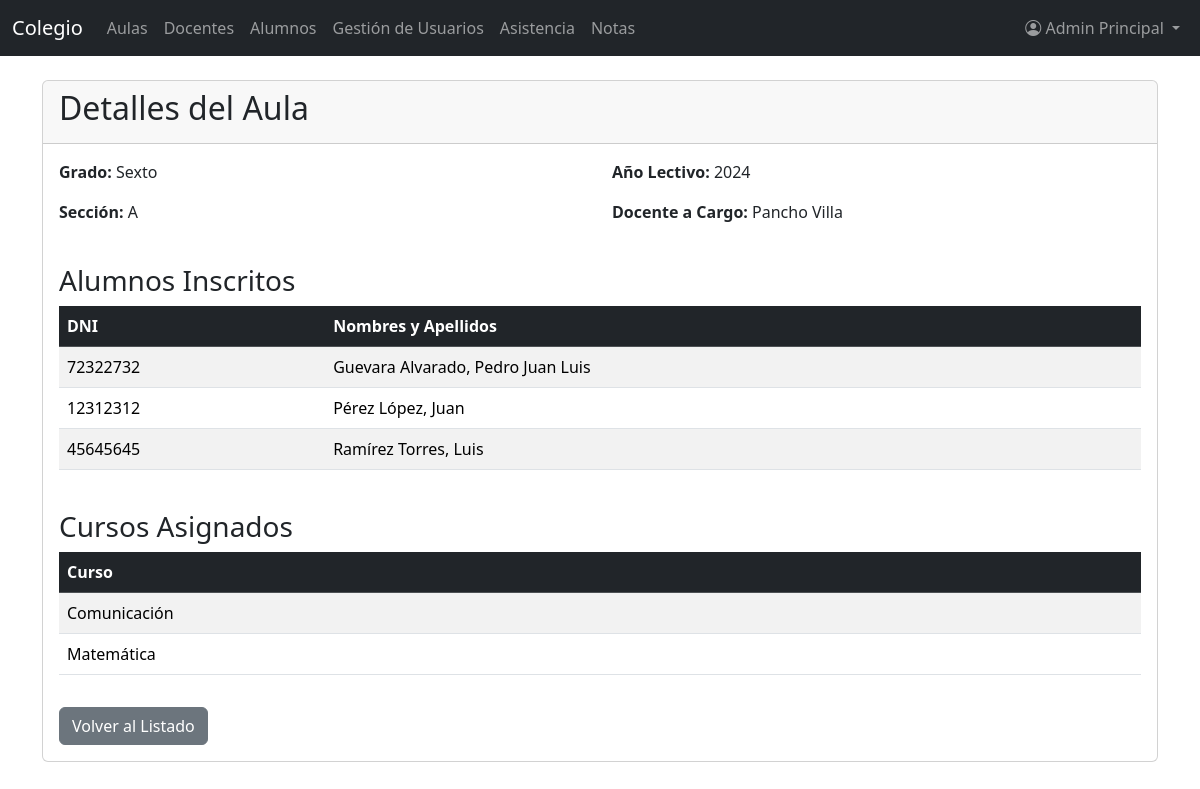
The page /index.php?controller=grupo&action=show&id=1 (signed in) on the database its author committed.
### tables this page shows
CREATE TABLE `grupos` (
  `id` int(11) NOT NULL,
  `grado_id` int(11) NOT NULL,
  `seccion_id` int(11) NOT NULL,
  `anio_id` int(11) NOT NULL,
  `docente_id` int(11) DEFAULT NULL
);

CREATE TABLE `grados` (
  `id` int(11) NOT NULL,
  `nombre` varchar(20) DEFAULT NULL
);

CREATE TABLE `secciones` (
  `id` int(11) NOT NULL,
  `nombre` varchar(5) DEFAULT NULL
);

CREATE TABLE `anios` (
  `id` int(11) NOT NULL,
  `nombre` varchar(10) DEFAULT NULL
);

CREATE TABLE `docentes` (
  `id` int(11) NOT NULL,
  `usuario_id` int(11) NOT NULL,
  `nombres` varchar(100) NOT NULL,
  `apellido_paterno` varchar(100) NOT NULL,
  `apellido_materno` varchar(100) DEFAULT NULL,
  `documento` varchar(20) DEFAULT NULL,
  `telefono` varchar(20) DEFAULT NULL,
  `direccion` varchar(120) DEFAULT NULL,
  `foto` varchar(200) DEFAULT NULL,
  `anio_ingreso` int(11) DEFAULT NULL
);

CREATE TABLE `alumnos` (
  `id` int(11) NOT NULL,
  `tipo_documento` varchar(20) DEFAULT NULL,
  `dni` varchar(20) DEFAULT NULL,
  `nombres` varchar(100) DEFAULT NULL,
  `apellido_paterno` varchar(100) DEFAULT NULL,
  `apellido_materno` varchar(100) DEFAULT NULL,
  `fecha_nacimiento` date DEFAULT NULL,
  `direccion` varchar(150) DEFAULT NULL,
  `padre` varchar(100) DEFAULT NULL,
  `madre` varchar(100) DEFAULT NULL,
  `apoderado` varchar(100) DEFAULT NULL,
  `celular_apoderado` varchar(20) DEFAULT NULL,
  `fecha_ingreso` date DEFAULT NULL,
  `grupo_id` int(11) DEFAULT NULL,
  `nota_ponderada` decimal(5,2) DEFAULT NULL
);

CREATE TABLE `areas` (
  `id` int(11) NOT NULL,
  `nombre` varchar(100) DEFAULT NULL
);

### models/Grupo.php (called while the page is built, shortened)
<?php
class Grupo {
    private $conn;
    private $table = 'grupos';
    public function __construct($db) {
        $this->conn = $db;
    }
    public function readOne($id) {
        $query = 'SELECT
            g.id,
            g.grado_id,
            g.seccion_id,
            g.anio_id,
            g.docente_id,
            gr.nombre as grado,
            s.nombre as seccion,
            a.nombre as anio,
            d.nombres as docente_nombres,
            d.apellido_paterno as docente_ap_paterno
        FROM
            ' . $this->table . ' g
        LEFT JOIN
            grados gr ON g.grado_id = gr.id
        LEFT JOIN
            secciones s ON g.seccion_id = s.id
        LEFT JOIN
            anios a ON g.anio_id = a.id
        LEFT JOIN
            docentes d ON g.docente_id = d.id
        WHERE
            g.id = :id
        LIMIT 1';
        $stmt = $this->conn->prepare($query);
        $stmt->bindParam(':id', $id, PDO::PARAM_INT);
        $stmt->execute();
        return $stmt->fetch(PDO::FETCH_ASSOC);
    }
}
?>

### models/Alumno.php (called while the page is built, shortened)
<?php
class Alumno {
    private $conn;
    private $table = 'alumnos';
    public function __construct($db) {
        $this->conn = $db;
    }
    public function readByGrupo($grupo_id) {
        $query = 'SELECT
            a.id,
            a.dni,
            a.nombres,
            a.apellido_paterno,
            a.apellido_materno
        FROM
            ' . $this->table . ' a
        WHERE
            a.grupo_id = :grupo_id
        ORDER BY
            a.apellido_paterno ASC, a.apellido_materno ASC, a.nombres ASC';
        $stmt = $this->conn->prepare($query);
        $stmt->bindParam(':grupo_id', $grupo_id, PDO::PARAM_INT);
        $stmt->execute();
        return $stmt->fetchAll(PDO::FETCH_ASSOC);
    }
}
?>

### models/Area.php (called while the page is built, shortened)
<?php
class Area {
    private $conn;
    private $table = 'areas';
    public function __construct($db) {
        $this->conn = $db;
    }
    public function readByGrupo($grupo_id) {
        $query = 'SELECT DISTINCT a.id, a.nombre
                  FROM ' . $this->table . ' a
                  JOIN docentes_areas da ON a.id = da.area_id
                  WHERE da.grupo_id = :grupo_id
                  ORDER BY a.nombre ASC';
        $stmt = $this->conn->prepare($query);
        $stmt->bindParam(':grupo_id', $grupo_id, PDO::PARAM_INT);
        $stmt->execute();
        return $stmt->fetchAll(PDO::FETCH_ASSOC);
    }
}
?>

### views/grupos/show.php (the view)
<?php include_once 'views/layout/header.php'; ?>
<div class="card">
    <div class="card-header">
        <h2 class="card-title">Detalles del Aula</h2>
    </div>
    <div class="card-body">
        <?php if (!empty($grupo_data)): ?>
            <div class="row mb-4">
                <div class="col-md-6">
                    <p><strong>Grado:</strong> <?php echo htmlspecialchars($grupo_data['grado']); ?></p>
                    <p><strong>Sección:</strong> <?php echo htmlspecialchars($grupo_data['seccion']); ?></p>
                </div>
                <div class="col-md-6">
                    <p><strong>Año Lectivo:</strong> <?php echo htmlspecialchars($grupo_data['anio']); ?></p>
                    <p><strong>Docente a Cargo:</strong> <?php echo htmlspecialchars($grupo_data['docente_nombres'] . ' ' . $grupo_data['docente_ap_paterno']); ?></p>
                </div>
            </div>
            <h3 class="mt-4">Alumnos Inscritos</h3>
            <div class="table-responsive">
                <table class="table table-striped table-hover">
                    <thead class="table-dark">
                        <tr>
                            <th>DNI</th>
                            <th>Nombres y Apellidos</th>
                        </tr>
                    </thead>
                    <tbody>
                        <?php if (!empty($alumnos)): ?>
                            <?php foreach ($alumnos as $alumno): ?>
                                <tr>
                                    <td><?php echo htmlspecialchars($alumno['dni']); ?></td>
                                    <td><?php echo htmlspecialchars($alumno['apellido_paterno'] . ' ' . $alumno['apellido_materno'] . ', ' . $alumno['nombres']); ?></td>
                                </tr>
                            <?php endforeach; ?>
                        <?php else: ?>
                            <tr>
                                <td colspan="2" class="text-center">No hay alumnos registrados en esta aula.</td>
                            </tr>
                        <?php endif; ?>
                    </tbody>
                </table>
            </div>
            <h3 class="mt-4">Cursos Asignados</h3>
             <div class="table-responsive">
                <table class="table table-striped table-hover">
                    <thead class="table-dark">
                        <tr>
                            <th>Curso</th>
                        </tr>
                    </thead>
                    <tbody>
                        <?php if (!empty($cursos)): ?>
                            <?php foreach ($cursos as $curso): ?>
                                <tr>
                                    <td><?php echo htmlspecialchars($curso['nombre']); ?></td>
                                </tr>
                            <?php endforeach; ?>
                        <?php else: ?>
                            <tr>
                                <td class="text-center">No hay cursos asignados a esta aula.</td>
                            </tr>
                        <?php endif; ?>
                    </tbody>
                </table>
            </div>
            <a href="index.php?controller=grupo&action=index" class="btn btn-secondary mt-3">Volver al Listado</a>
        <?php else: ?>
            <p class="text-center">No se encontraron datos para el aula especificada.</p>
        <?php endif; ?>
    </div>
</div>
<?php include_once 'views/layout/footer.php'; ?>

### rows shown on the page
grupos: grado.nombre "Sexto", seccion.nombre "A", anio.nombre "2024", docente.apellido_paterno "Pancho Villa"
alumnos: dni "72322732", apellido_paterno+apellido_materno+nombres "Guevara Alvarado, Pedro Juan Luis"
alumnos: dni "12312312", apellido_paterno+apellido_materno+nombres "Pérez López, Juan"
alumnos: dni "45645645", apellido_paterno+apellido_materno+nombres "Ramírez Torres, Luis"
areas: nombre "Comunicación"
areas: nombre "Matemática"

### other values the page prints
$_SESSION['user_name'] "Admin Principal"
